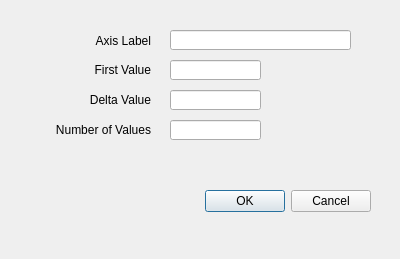
<?xml version="1.0" encoding="UTF-8"?>
<ui version="4.0">
 <class>AxisSpecDialog</class>
 <widget class="QDialog" name="AxisSpecDialog">
  <property name="geometry">
   <rect>
    <x>0</x>
    <y>0</y>
    <width>400</width>
    <height>259</height>
   </rect>
  </property>
  <property name="windowTitle">
   <string>Dialog</string>
  </property>
  <widget class="QDialogButtonBox" name="buttonBox">
   <property name="geometry">
    <rect>
     <x>30</x>
     <y>181</y>
     <width>341</width>
     <height>41</height>
    </rect>
   </property>
   <property name="orientation">
    <enum>Qt::Horizontal</enum>
   </property>
   <property name="standardButtons">
    <set>QDialogButtonBox::Cancel|QDialogButtonBox::Ok</set>
   </property>
  </widget>
  <widget class="QLineEdit" name="axisLabelLineEdit">
   <property name="geometry">
    <rect>
     <x>170</x>
     <y>30</y>
     <width>181</width>
     <height>20</height>
    </rect>
   </property>
  </widget>
  <widget class="QLabel" name="label">
   <property name="geometry">
    <rect>
     <x>90</x>
     <y>30</y>
     <width>61</width>
     <height>21</height>
    </rect>
   </property>
   <property name="font">
    <font>
     <pointsize>9</pointsize>
    </font>
   </property>
   <property name="layoutDirection">
    <enum>Qt::LeftToRight</enum>
   </property>
   <property name="text">
    <string>Axis Label</string>
   </property>
   <property name="alignment">
    <set>Qt::AlignRight|Qt::AlignTrailing|Qt::AlignVCenter</set>
   </property>
  </widget>
  <widget class="QLineEdit" name="firstValueLineEdit">
   <property name="geometry">
    <rect>
     <x>170</x>
     <y>60</y>
     <width>91</width>
     <height>20</height>
    </rect>
   </property>
  </widget>
  <widget class="QLabel" name="label_2">
   <property name="geometry">
    <rect>
     <x>80</x>
     <y>60</y>
     <width>71</width>
     <height>20</height>
    </rect>
   </property>
   <property name="font">
    <font>
     <pointsize>9</pointsize>
    </font>
   </property>
   <property name="text">
    <string>First Value</string>
   </property>
   <property name="alignment">
    <set>Qt::AlignRight|Qt::AlignTrailing|Qt::AlignVCenter</set>
   </property>
  </widget>
  <widget class="QLabel" name="label_3">
   <property name="geometry">
    <rect>
     <x>80</x>
     <y>90</y>
     <width>71</width>
     <height>20</height>
    </rect>
   </property>
   <property name="font">
    <font>
     <pointsize>9</pointsize>
    </font>
   </property>
   <property name="text">
    <string>Delta Value</string>
   </property>
   <property name="alignment">
    <set>Qt::AlignRight|Qt::AlignTrailing|Qt::AlignVCenter</set>
   </property>
  </widget>
  <widget class="QLineEdit" name="deltaValueLineEdit">
   <property name="geometry">
    <rect>
     <x>170</x>
     <y>90</y>
     <width>91</width>
     <height>20</height>
    </rect>
   </property>
  </widget>
  <widget class="QLabel" name="label_4">
   <property name="geometry">
    <rect>
     <x>30</x>
     <y>120</y>
     <width>121</width>
     <height>20</height>
    </rect>
   </property>
   <property name="font">
    <font>
     <pointsize>9</pointsize>
    </font>
   </property>
   <property name="text">
    <string>Number of Values</string>
   </property>
   <property name="alignment">
    <set>Qt::AlignRight|Qt::AlignTrailing|Qt::AlignVCenter</set>
   </property>
  </widget>
  <widget class="QLineEdit" name="numValueLineEdit">
   <property name="geometry">
    <rect>
     <x>170</x>
     <y>120</y>
     <width>91</width>
     <height>20</height>
    </rect>
   </property>
  </widget>
  <widget class="QLabel" name="label_warning">
   <property name="geometry">
    <rect>
     <x>40</x>
     <y>150</y>
     <width>261</width>
     <height>31</height>
    </rect>
   </property>
   <property name="font">
    <font>
     <pointsize>9</pointsize>
    </font>
   </property>
   <property name="text">
    <string/>
   </property>
   <property name="textFormat">
    <enum>Qt::PlainText</enum>
   </property>
   <property name="alignment">
    <set>Qt::AlignCenter</set>
   </property>
  </widget>
 </widget>
 <resources/>
 <connections>
  <connection>
   <sender>buttonBox</sender>
   <signal>accepted()</signal>
   <receiver>AxisSpecDialog</receiver>
   <slot>accept()</slot>
   <hints>
    <hint type="sourcelabel">
     <x>248</x>
     <y>254</y>
    </hint>
    <hint type="destinationlabel">
     <x>157</x>
     <y>274</y>
    </hint>
   </hints>
  </connection>
  <connection>
   <sender>buttonBox</sender>
   <signal>rejected()</signal>
   <receiver>AxisSpecDialog</receiver>
   <slot>reject()</slot>
   <hints>
    <hint type="sourcelabel">
     <x>316</x>
     <y>260</y>
    </hint>
    <hint type="destinationlabel">
     <x>286</x>
     <y>274</y>
    </hint>
   </hints>
  </connection>
 </connections>
</ui>
